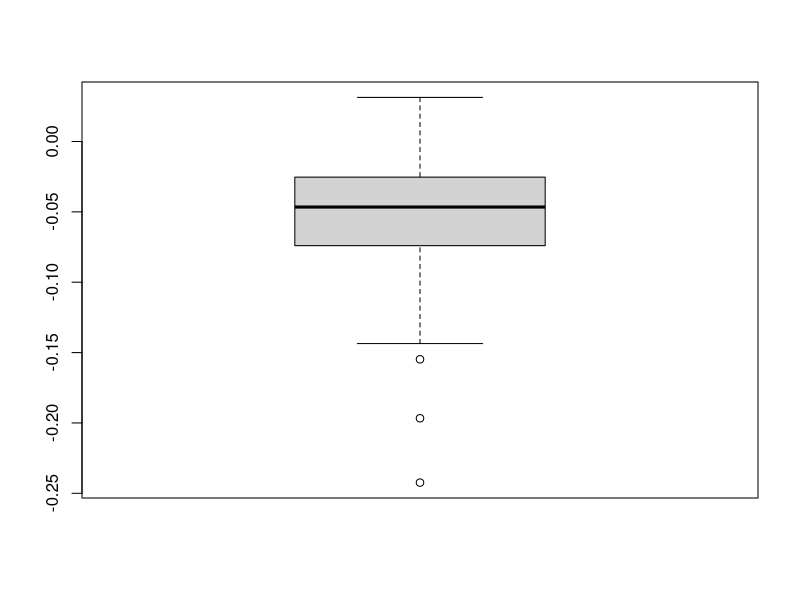
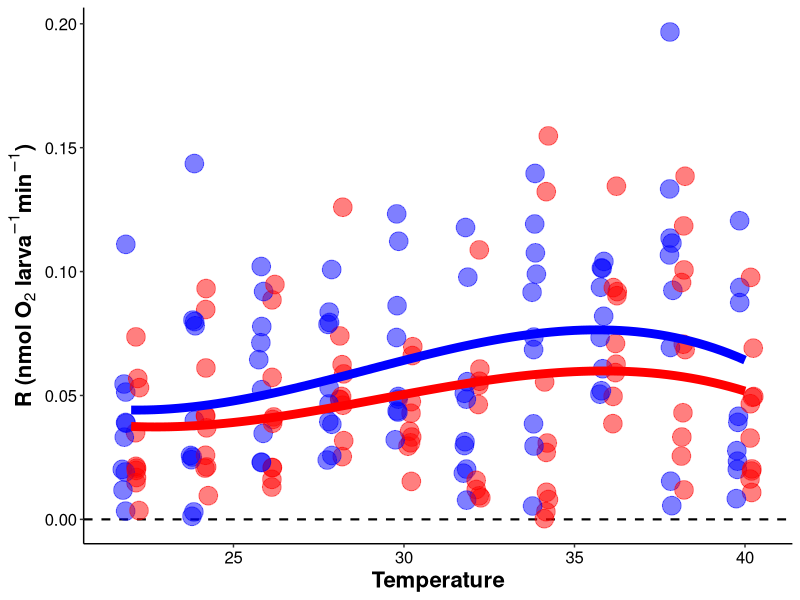
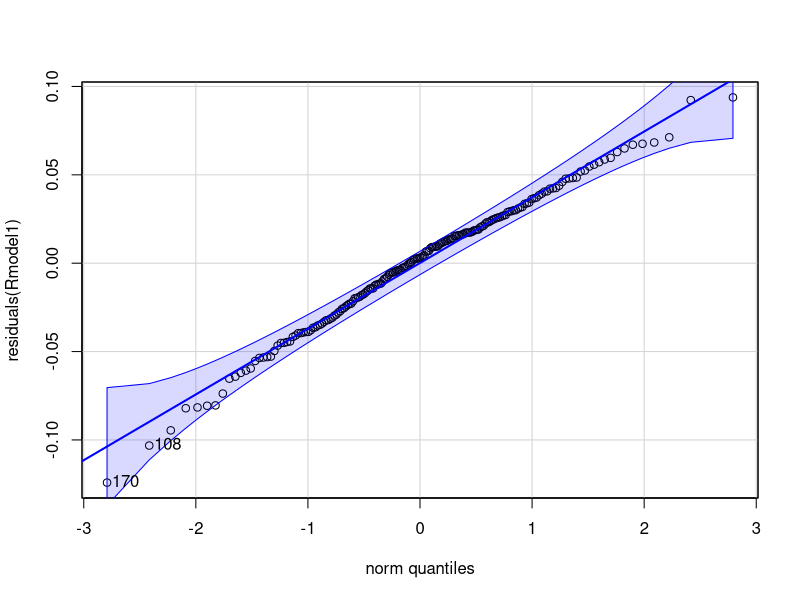
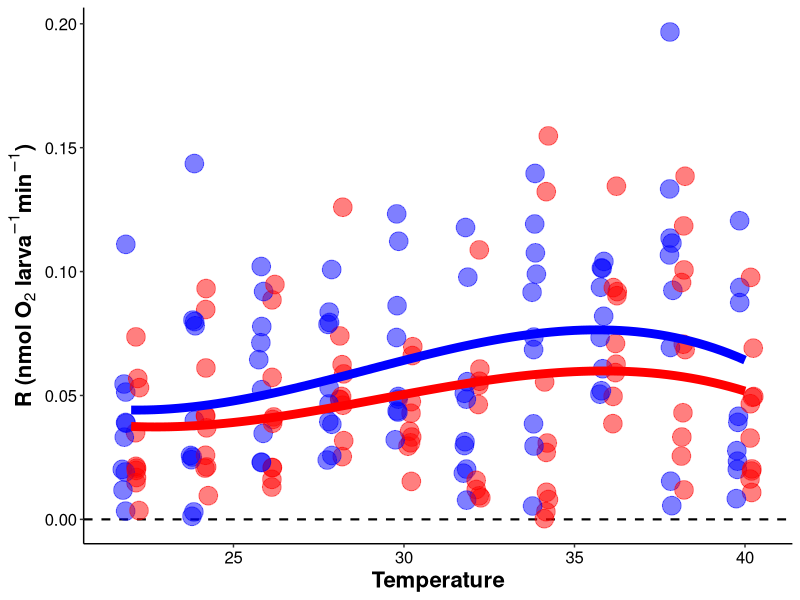

R code for these plots, in order:
## ---- chunk 1
knitr::opts_chunk$set(echo = TRUE, warning = FALSE, message = FALSE)
## ---- chunk 2
## install packages if you dont already have them in your library
if ("tidyverse" %in% rownames(installed.packages()) == 'FALSE') install.packages('tidyverse') 
if ("car" %in% rownames(installed.packages()) == 'FALSE') install.packages('car') 
if ("lme4" %in% rownames(installed.packages()) == 'FALSE') install.packages('lme4') 
if ("lmerTest" %in% rownames(installed.packages()) == 'FALSE') install.packages('lmerTest') 
if ("scales" %in% rownames(installed.packages()) == 'FALSE') install.packages('scales') 
if ("cowplot" %in% rownames(installed.packages()) == 'FALSE') install.packages('cowplot') 
if ("ggplot2" %in% rownames(installed.packages()) == 'FALSE') install.packages('ggplot2') 
if ("effects" %in% rownames(installed.packages()) == 'FALSE') install.packages('effects') 
if ("emmeans" %in% rownames(installed.packages()) == 'FALSE') install.packages('emmeans') 
if ("multcomp" %in% rownames(installed.packages()) == 'FALSE') install.packages('multcomp') 

#load packages
library("ggplot2")
library("tidyverse")
library('car')
library('lme4')
library('lmerTest')
library('scales')
library('cowplot')
library('effects')
library('emmeans')
library('multcomp')
## ---- chunk 3
PRdata<-read.csv("Pacu2021/Output/Respiration/TPC/oxygen_P_R_calc.csv") #load data
## ---- chunk 4
#remove all rows of wells that did not have samples or blanks
PRdata<-PRdata[!is.na(PRdata$Type),]

#format columns
PRdata$Temperature<-as.factor(PRdata$Temperature)
PRdata$Treatment<-as.factor(PRdata$Treatment)
PRdata$Plate<-as.factor(PRdata$Plate)
PRdata$Run<-as.factor(PRdata$Run)
## ---- chunk 5
boxplot(PRdata$R.nmol.org.min)
## ---- chunk 6

PRdata$Temperature<-as.numeric(as.character(PRdata$Temperature))

r_plot<-PRdata %>%
    group_by(Temperature)%>%
    filter(!Temperature==18)%>%
    filter(!Temperature==8)%>%
    #filter(R.nmol.org.min<0)%>%
    mutate(abs=abs(R.nmol.org.min))%>%
    filter(abs<0.2)%>%
    ggplot(., aes(x = Temperature, y = abs, colour=Treatment)) +
    geom_hline(yintercept=0, linetype="dashed", color="black", size=0.75)+
    #geom_boxplot(aes(fill=Treatment, group=interaction(Temperature, Treatment)), alpha=0.5)+
    geom_point(aes(fill=Treatment, group=interaction(Temperature, Treatment)), pch = 21, size=6, alpha=0.5, position = position_jitterdodge(0.3)) + 
   geom_smooth(method = "lm", se=FALSE, formula=y ~ poly(x, 3, raw=TRUE), size=3)+
    xlab("Temperature") + 
    scale_fill_manual(name="Treatment", values=c("blue","red"))+
    scale_color_manual(name="Treatment", values=c("blue","red"))+
    ylab(expression(bold(paste("R (nmol ", O[2], " larva"^-1, "min"^-1, ")")))) +
    #scale_y_continuous(limits=c(-0.2, 0.06), labels = scales::number_format(accuracy = 0.01, decimal.mark = '.'))+
    theme_classic() + 
    theme(
      legend.position="none",
      axis.title=element_text(face="bold", size=16),
      axis.text=element_text(size=12, color="black"), 
      legend.title=element_text(face="bold", size=14), 
      legend.text=element_text(size=12)
      ); r_plot

ggsave("Pacu2021/Figures/Respiration/TPC/Respiration.pdf", r_plot, dpi=300, w=12, h=8, units="in")
## ---- chunk 7
model_data<-PRdata%>%
   filter(!Temperature==18)%>%
   filter(!Temperature==8)%>%
   #filter(R.nmol.org.min<0)%>%
  filter(R.nmol.org.min>-0.2)

Rmodel1<-aov(R.nmol.org.min~Temperature*Treatment, data=model_data) #run as random
summary(Rmodel1)
## ---- chunk 8
qqPlot(residuals(Rmodel1))
leveneTest(residuals(Rmodel1)~as.factor(Temperature), data=model_data)
## ---- chunk 9
summary<-PRdata%>%
  group_by(Temperature)%>%
  summarise(N=length(R.nmol.org.min),
            Mean_R=mean(R.nmol.org.min), 
            SE_R=sd(R.nmol.org.min)/sqrt(length(R.nmol.org.min)))

summary%>%
  write_csv(., "Pacu2021/Output/Respiration/TPC/mean_respiration.csv")
